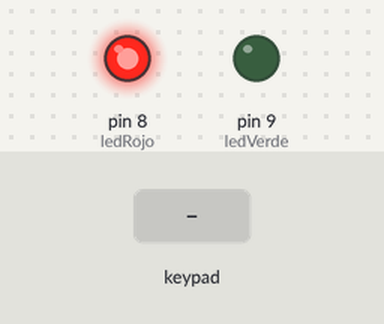
This sketch was run on a simulated Arduino Uno, built with avr-gcc and run on an emulated ATmega328P. On the bench: output pins drawn as LEDs (lit = HIGH). The test bench sets the inputs (shaded band).

Above: at 1.2 s.
1.3 s: key 'A' pressed
At 2.4 s:
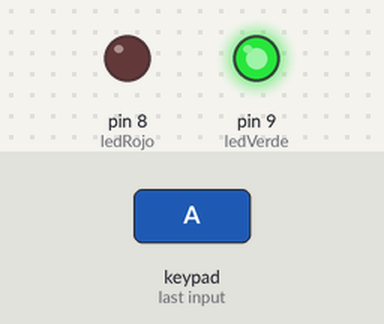
Timing chart, 0 to 7.8 s (numbered marks = the images above; inputs shaded):
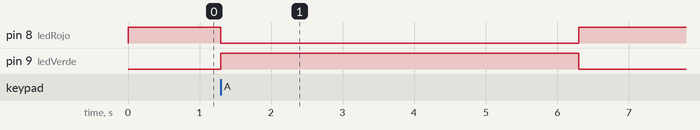

The sketch:

Ejercicio_2_-_Puerta_puede_cerrarse.ino
```cpp
#include <Keypad.h>

int ledRojo = 8;
int ledVerde = 9;

char pass[4] = {'9','8','7','6'};
double inicioCuentaTiempo;
const byte nfilas = 4;
const byte ncolumnas = 4;
char teclas[nfilas][ncolumnas] = {
{'1','2','3','A'},
{'4','5','6','B'},
{'7','8','9','C'},
{'*','0','#','D'}
};
byte pfilas[nfilas] = {5,4,3,2}; // Filas
byte pcolumnas[ncolumnas] = {A3,A2,A1,A0}; //Columnas
Keypad teclado = Keypad( makeKeymap(teclas), pfilas, pcolumnas,
nfilas, ncolumnas );


void setup() {
  pinMode(ledRojo,OUTPUT);
  pinMode(ledVerde,OUTPUT);
  Serial.begin(9600);
}

void loop() {
  if(teclado.getKey() == 'A'){
    inicioCuentaTiempo = millis();
    digitalWrite(ledRojo,LOW);
    digitalWrite(ledVerde,HIGH);
    while( millis() - inicioCuentaTiempo <= 5000 ){
       if(teclado.getKey() == 'C'){
           digitalWrite(ledVerde,LOW);
           digitalWrite(ledRojo,HIGH);
       }
    }
  }
  digitalWrite(ledVerde,LOW);
  digitalWrite(ledRojo,HIGH);
}
```

Measured:
- after the input at 1.3 s, pin 8 (ledRojo): HIGH → LOW at once, → HIGH 5.0 s later; pin 9 (ledVerde): LOW → HIGH at once, → LOW 5.0 s later
